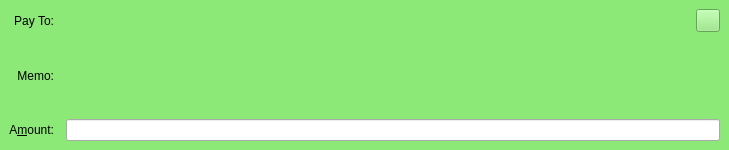
<?xml version="1.0" encoding="UTF-8"?>
<ui version="4.0">
 <class>BankCoinsEntry</class>
 <widget class="QStackedWidget" name="BankCoinsEntry">
  <property name="geometry">
   <rect>
    <x>0</x>
    <y>0</y>
    <width>729</width>
    <height>150</height>
   </rect>
  </property>
  <property name="focusPolicy">
   <enum>Qt::TabFocus</enum>
  </property>
  <property name="autoFillBackground">
   <bool>false</bool>
  </property>
  <property name="frameShape">
   <enum>QFrame::NoFrame</enum>
  </property>
  <property name="currentIndex">
   <number>2</number>
  </property>
  <widget class="QFrame" name="SendCoins">
   <property name="toolTip">
    <string>This is a normal payment.</string>
   </property>
   <property name="frameShape">
    <enum>QFrame::NoFrame</enum>
   </property>
   <property name="frameShadow">
    <enum>QFrame::Sunken</enum>
   </property>
   <layout class="QGridLayout" name="gridLayout">
    <property name="spacing">
     <number>12</number>
    </property>
    <item row="0" column="0">
     <widget class="QLabel" name="payToLabel">
      <property name="styleSheet">
       <string notr="true">color: rgb(255, 255, 255);</string>
      </property>
      <property name="text">
       <string>Pay &amp;To:</string>
      </property>
      <property name="alignment">
       <set>Qt::AlignRight|Qt::AlignTrailing|Qt::AlignVCenter</set>
      </property>
      <property name="buddy">
       <cstring>payTo</cstring>
      </property>
     </widget>
    </item>
    <item row="0" column="1">
     <layout class="QHBoxLayout" name="payToLayout">
      <property name="spacing">
       <number>0</number>
      </property>
      <item>
       <widget class="QValidatedLineEdit" name="payTo">
        <property name="toolTip">
         <string>The Bitcredits address to send the payment to</string>
        </property>
        <property name="styleSheet">
         <string notr="true">color: rgb(255, 255, 255);</string>
        </property>
       </widget>
      </item>
      <item>
       <widget class="QToolButton" name="addressBookButton">
        <property name="toolTip">
         <string>Choose previously used address</string>
        </property>
        <property name="text">
         <string/>
        </property>
        <property name="icon">
         <iconset resource="../bitcredit.qrc">
          <normaloff>:/icons/address-book</normaloff>:/icons/address-book</iconset>
        </property>
        <property name="iconSize">
         <size>
          <width>22</width>
          <height>22</height>
         </size>
        </property>
        <property name="shortcut">
         <string>Alt+A</string>
        </property>
       </widget>
      </item>
      <item>
       <widget class="QToolButton" name="pasteButton">
        <property name="toolTip">
         <string>Paste address from clipboard</string>
        </property>
        <property name="text">
         <string/>
        </property>
        <property name="icon">
         <iconset resource="../bitcredit.qrc">
          <normaloff>:/icons/editpaste</normaloff>:/icons/editpaste</iconset>
        </property>
        <property name="iconSize">
         <size>
          <width>22</width>
          <height>22</height>
         </size>
        </property>
        <property name="shortcut">
         <string>Alt+P</string>
        </property>
       </widget>
      </item>
      <item>
       <widget class="QToolButton" name="deleteButton">
        <property name="toolTip">
         <string>Remove this entry</string>
        </property>
        <property name="text">
         <string/>
        </property>
        <property name="icon">
         <iconset resource="../bitcredit.qrc">
          <normaloff>:/icons/remove</normaloff>:/icons/remove</iconset>
        </property>
        <property name="iconSize">
         <size>
          <width>22</width>
          <height>22</height>
         </size>
        </property>
       </widget>
      </item>
     </layout>
    </item>
    <item row="1" column="0">
     <widget class="QLabel" name="labellLabel">
      <property name="styleSheet">
       <string notr="true">color: rgb(255, 255, 255);</string>
      </property>
      <property name="text">
       <string>&amp;Label:</string>
      </property>
      <property name="alignment">
       <set>Qt::AlignRight|Qt::AlignTrailing|Qt::AlignVCenter</set>
      </property>
      <property name="buddy">
       <cstring>addAsLabel</cstring>
      </property>
     </widget>
    </item>
    <item row="1" column="1">
     <widget class="QLineEdit" name="addAsLabel">
      <property name="toolTip">
       <string>Enter a label for this address to add it to the list of used addresses</string>
      </property>
      <property name="styleSheet">
       <string notr="true">color: rgb(255, 255, 255);</string>
      </property>
     </widget>
    </item>
    <item row="2" column="0">
     <widget class="QLabel" name="amountLabel">
      <property name="styleSheet">
       <string notr="true">color: rgb(255, 255, 255);</string>
      </property>
      <property name="text">
       <string>A&amp;mount:</string>
      </property>
      <property name="alignment">
       <set>Qt::AlignRight|Qt::AlignTrailing|Qt::AlignVCenter</set>
      </property>
      <property name="buddy">
       <cstring>payAmount</cstring>
      </property>
     </widget>
    </item>
    <item row="2" column="1">
     <widget class="BitcreditAmountField" name="payAmount">
      <property name="styleSheet">
       <string notr="true">color: rgb(0, 0, 0);</string>
      </property>
     </widget>
    </item>
    <item row="3" column="0">
     <widget class="QLabel" name="messageLabel">
      <property name="styleSheet">
       <string notr="true">color: rgb(255, 255, 255);</string>
      </property>
      <property name="text">
       <string>Message:</string>
      </property>
      <property name="alignment">
       <set>Qt::AlignRight|Qt::AlignTrailing|Qt::AlignVCenter</set>
      </property>
     </widget>
    </item>
    <item row="3" column="1">
     <widget class="QLabel" name="messageTextLabel">
      <property name="toolTip">
       <string>A message that was attached to the bitcredit: URI which will be stored with the transaction for your reference. Note: This message will not be sent over the Bitcredit network.</string>
      </property>
      <property name="textFormat">
       <enum>Qt::PlainText</enum>
      </property>
     </widget>
    </item>
   </layout>
  </widget>
  <widget class="QFrame" name="SendCoins_InsecurePaymentRequest">
   <property name="palette">
    <palette>
     <active>
      <colorrole role="WindowText">
       <brush brushstyle="SolidPattern">
        <color alpha="255">
         <red>0</red>
         <green>0</green>
         <blue>0</blue>
        </color>
       </brush>
      </colorrole>
      <colorrole role="Button">
       <brush brushstyle="SolidPattern">
        <color alpha="255">
         <red>255</red>
         <green>255</green>
         <blue>127</blue>
        </color>
       </brush>
      </colorrole>
      <colorrole role="Light">
       <brush brushstyle="SolidPattern">
        <color alpha="255">
         <red>255</red>
         <green>255</green>
         <blue>255</blue>
        </color>
       </brush>
      </colorrole>
      <colorrole role="Midlight">
       <brush brushstyle="SolidPattern">
        <color alpha="255">
         <red>255</red>
         <green>255</green>
         <blue>191</blue>
        </color>
       </brush>
      </colorrole>
      <colorrole role="Dark">
       <brush brushstyle="SolidPattern">
        <color alpha="255">
         <red>127</red>
         <green>127</green>
         <blue>63</blue>
        </color>
       </brush>
      </colorrole>
      <colorrole role="Mid">
       <brush brushstyle="SolidPattern">
        <color alpha="255">
         <red>170</red>
         <green>170</green>
         <blue>84</blue>
        </color>
       </brush>
      </colorrole>
      <colorrole role="Text">
       <brush brushstyle="SolidPattern">
        <color alpha="255">
         <red>0</red>
         <green>0</green>
         <blue>0</blue>
        </color>
       </brush>
      </colorrole>
      <colorrole role="BrightText">
       <brush brushstyle="SolidPattern">
        <color alpha="255">
         <red>255</red>
         <green>255</green>
         <blue>255</blue>
        </color>
       </brush>
      </colorrole>
      <colorrole role="ButtonText">
       <brush brushstyle="SolidPattern">
        <color alpha="255">
         <red>0</red>
         <green>0</green>
         <blue>0</blue>
        </color>
       </brush>
      </colorrole>
      <colorrole role="Base">
       <brush brushstyle="SolidPattern">
        <color alpha="255">
         <red>255</red>
         <green>255</green>
         <blue>255</blue>
        </color>
       </brush>
      </colorrole>
      <colorrole role="Window">
       <brush brushstyle="SolidPattern">
        <color alpha="255">
         <red>255</red>
         <green>255</green>
         <blue>127</blue>
        </color>
       </brush>
      </colorrole>
      <colorrole role="Shadow">
       <brush brushstyle="SolidPattern">
        <color alpha="255">
         <red>0</red>
         <green>0</green>
         <blue>0</blue>
        </color>
       </brush>
      </colorrole>
      <colorrole role="AlternateBase">
       <brush brushstyle="SolidPattern">
        <color alpha="255">
         <red>255</red>
         <green>255</green>
         <blue>191</blue>
        </color>
       </brush>
      </colorrole>
      <colorrole role="ToolTipBase">
       <brush brushstyle="SolidPattern">
        <color alpha="255">
         <red>255</red>
         <green>255</green>
         <blue>220</blue>
        </color>
       </brush>
      </colorrole>
      <colorrole role="ToolTipText">
       <brush brushstyle="SolidPattern">
        <color alpha="255">
         <red>0</red>
         <green>0</green>
         <blue>0</blue>
        </color>
       </brush>
      </colorrole>
     </active>
     <inactive>
      <colorrole role="WindowText">
       <brush brushstyle="SolidPattern">
        <color alpha="255">
         <red>0</red>
         <green>0</green>
         <blue>0</blue>
        </color>
       </brush>
      </colorrole>
      <colorrole role="Button">
       <brush brushstyle="SolidPattern">
        <color alpha="255">
         <red>255</red>
         <green>255</green>
         <blue>127</blue>
        </color>
       </brush>
      </colorrole>
      <colorrole role="Light">
       <brush brushstyle="SolidPattern">
        <color alpha="255">
         <red>255</red>
         <green>255</green>
         <blue>255</blue>
        </color>
       </brush>
      </colorrole>
      <colorrole role="Midlight">
       <brush brushstyle="SolidPattern">
        <color alpha="255">
         <red>255</red>
         <green>255</green>
         <blue>191</blue>
        </color>
       </brush>
      </colorrole>
      <colorrole role="Dark">
       <brush brushstyle="SolidPattern">
        <color alpha="255">
         <red>127</red>
         <green>127</green>
         <blue>63</blue>
        </color>
       </brush>
      </colorrole>
      <colorrole role="Mid">
       <brush brushstyle="SolidPattern">
        <color alpha="255">
         <red>170</red>
         <green>170</green>
         <blue>84</blue>
        </color>
       </brush>
      </colorrole>
      <colorrole role="Text">
       <brush brushstyle="SolidPattern">
        <color alpha="255">
         <red>0</red>
         <green>0</green>
         <blue>0</blue>
        </color>
       </brush>
      </colorrole>
      <colorrole role="BrightText">
       <brush brushstyle="SolidPattern">
        <color alpha="255">
         <red>255</red>
         <green>255</green>
         <blue>255</blue>
        </color>
       </brush>
      </colorrole>
      <colorrole role="ButtonText">
       <brush brushstyle="SolidPattern">
        <color alpha="255">
         <red>0</red>
         <green>0</green>
         <blue>0</blue>
        </color>
       </brush>
      </colorrole>
      <colorrole role="Base">
       <brush brushstyle="SolidPattern">
        <color alpha="255">
         <red>255</red>
         <green>255</green>
         <blue>255</blue>
        </color>
       </brush>
      </colorrole>
      <colorrole role="Window">
       <brush brushstyle="SolidPattern">
        <color alpha="255">
         <red>255</red>
         <green>255</green>
         <blue>127</blue>
        </color>
       </brush>
      </colorrole>
      <colorrole role="Shadow">
       <brush brushstyle="SolidPattern">
        <color alpha="255">
         <red>0</red>
         <green>0</green>
         <blue>0</blue>
        </color>
       </brush>
      </colorrole>
      <colorrole role="AlternateBase">
       <brush brushstyle="SolidPattern">
        <color alpha="255">
         <red>255</red>
         <green>255</green>
         <blue>191</blue>
        </color>
       </brush>
      </colorrole>
      <colorrole role="ToolTipBase">
       <brush brushstyle="SolidPattern">
        <color alpha="255">
         <red>255</red>
         <green>255</green>
         <blue>220</blue>
        </color>
       </brush>
      </colorrole>
      <colorrole role="ToolTipText">
       <brush brushstyle="SolidPattern">
        <color alpha="255">
         <red>0</red>
         <green>0</green>
         <blue>0</blue>
        </color>
       </brush>
      </colorrole>
     </inactive>
     <disabled>
      <colorrole role="WindowText">
       <brush brushstyle="SolidPattern">
        <color alpha="255">
         <red>127</red>
         <green>127</green>
         <blue>63</blue>
        </color>
       </brush>
      </colorrole>
      <colorrole role="Button">
       <brush brushstyle="SolidPattern">
        <color alpha="255">
         <red>255</red>
         <green>255</green>
         <blue>127</blue>
        </color>
       </brush>
      </colorrole>
      <colorrole role="Light">
       <brush brushstyle="SolidPattern">
        <color alpha="255">
         <red>255</red>
         <green>255</green>
         <blue>255</blue>
        </color>
       </brush>
      </colorrole>
      <colorrole role="Midlight">
       <brush brushstyle="SolidPattern">
        <color alpha="255">
         <red>255</red>
         <green>255</green>
         <blue>191</blue>
        </color>
       </brush>
      </colorrole>
      <colorrole role="Dark">
       <brush brushstyle="SolidPattern">
        <color alpha="255">
         <red>127</red>
         <green>127</green>
         <blue>63</blue>
        </color>
       </brush>
      </colorrole>
      <colorrole role="Mid">
       <brush brushstyle="SolidPattern">
        <color alpha="255">
         <red>170</red>
         <green>170</green>
         <blue>84</blue>
        </color>
       </brush>
      </colorrole>
      <colorrole role="Text">
       <brush brushstyle="SolidPattern">
        <color alpha="255">
         <red>127</red>
         <green>127</green>
         <blue>63</blue>
        </color>
       </brush>
      </colorrole>
      <colorrole role="BrightText">
       <brush brushstyle="SolidPattern">
        <color alpha="255">
         <red>255</red>
         <green>255</green>
         <blue>255</blue>
        </color>
       </brush>
      </colorrole>
      <colorrole role="ButtonText">
       <brush brushstyle="SolidPattern">
        <color alpha="255">
         <red>127</red>
         <green>127</green>
         <blue>63</blue>
        </color>
       </brush>
      </colorrole>
      <colorrole role="Base">
       <brush brushstyle="SolidPattern">
        <color alpha="255">
         <red>255</red>
         <green>255</green>
         <blue>127</blue>
        </color>
       </brush>
      </colorrole>
      <colorrole role="Window">
       <brush brushstyle="SolidPattern">
        <color alpha="255">
         <red>255</red>
         <green>255</green>
         <blue>127</blue>
        </color>
       </brush>
      </colorrole>
      <colorrole role="Shadow">
       <brush brushstyle="SolidPattern">
        <color alpha="255">
         <red>0</red>
         <green>0</green>
         <blue>0</blue>
        </color>
       </brush>
      </colorrole>
      <colorrole role="AlternateBase">
       <brush brushstyle="SolidPattern">
        <color alpha="255">
         <red>255</red>
         <green>255</green>
         <blue>127</blue>
        </color>
       </brush>
      </colorrole>
      <colorrole role="ToolTipBase">
       <brush brushstyle="SolidPattern">
        <color alpha="255">
         <red>255</red>
         <green>255</green>
         <blue>220</blue>
        </color>
       </brush>
      </colorrole>
      <colorrole role="ToolTipText">
       <brush brushstyle="SolidPattern">
        <color alpha="255">
         <red>0</red>
         <green>0</green>
         <blue>0</blue>
        </color>
       </brush>
      </colorrole>
     </disabled>
    </palette>
   </property>
   <property name="toolTip">
    <string>This is an unverified payment request.</string>
   </property>
   <property name="autoFillBackground">
    <bool>true</bool>
   </property>
   <property name="frameShape">
    <enum>QFrame::NoFrame</enum>
   </property>
   <property name="frameShadow">
    <enum>QFrame::Sunken</enum>
   </property>
   <layout class="QGridLayout" name="gridLayout_is">
    <property name="spacing">
     <number>12</number>
    </property>
    <item row="0" column="0">
     <widget class="QLabel" name="payToLabel_is">
      <property name="text">
       <string>Pay To:</string>
      </property>
      <property name="alignment">
       <set>Qt::AlignRight|Qt::AlignTrailing|Qt::AlignVCenter</set>
      </property>
     </widget>
    </item>
    <item row="0" column="1">
     <layout class="QHBoxLayout" name="payToLayout_is">
      <property name="spacing">
       <number>0</number>
      </property>
      <item>
       <widget class="QLabel" name="payTo_is"/>
      </item>
      <item>
       <widget class="QToolButton" name="deleteButton_is">
        <property name="toolTip">
         <string>Remove this entry</string>
        </property>
        <property name="text">
         <string/>
        </property>
        <property name="icon">
         <iconset resource="../bitcredit.qrc">
          <normaloff>:/icons/remove</normaloff>:/icons/remove</iconset>
        </property>
       </widget>
      </item>
     </layout>
    </item>
    <item row="1" column="0">
     <widget class="QLabel" name="memoLabel_is">
      <property name="text">
       <string>Memo:</string>
      </property>
      <property name="alignment">
       <set>Qt::AlignRight|Qt::AlignTrailing|Qt::AlignVCenter</set>
      </property>
     </widget>
    </item>
    <item row="1" column="1">
     <widget class="QLabel" name="memoTextLabel_is">
      <property name="textFormat">
       <enum>Qt::PlainText</enum>
      </property>
     </widget>
    </item>
    <item row="2" column="0">
     <widget class="QLabel" name="amountLabel_is">
      <property name="text">
       <string>A&amp;mount:</string>
      </property>
      <property name="alignment">
       <set>Qt::AlignRight|Qt::AlignTrailing|Qt::AlignVCenter</set>
      </property>
      <property name="buddy">
       <cstring>payAmount_is</cstring>
      </property>
     </widget>
    </item>
    <item row="2" column="1">
     <widget class="BitcreditAmountField" name="payAmount_is">
      <property name="acceptDrops">
       <bool>false</bool>
      </property>
      <property name="styleSheet">
       <string notr="true">color: rgb(0,0, 0);</string>
      </property>
     </widget>
    </item>
   </layout>
  </widget>
  <widget class="QFrame" name="SendCoins_SecurePaymentRequest">
   <property name="palette">
    <palette>
     <active>
      <colorrole role="WindowText">
       <brush brushstyle="SolidPattern">
        <color alpha="255">
         <red>0</red>
         <green>0</green>
         <blue>0</blue>
        </color>
       </brush>
      </colorrole>
      <colorrole role="Button">
       <brush brushstyle="SolidPattern">
        <color alpha="255">
         <red>140</red>
         <green>232</green>
         <blue>119</blue>
        </color>
       </brush>
      </colorrole>
      <colorrole role="Light">
       <brush brushstyle="SolidPattern">
        <color alpha="255">
         <red>230</red>
         <green>255</green>
         <blue>224</blue>
        </color>
       </brush>
      </colorrole>
      <colorrole role="Midlight">
       <brush brushstyle="SolidPattern">
        <color alpha="255">
         <red>185</red>
         <green>243</green>
         <blue>171</blue>
        </color>
       </brush>
      </colorrole>
      <colorrole role="Dark">
       <brush brushstyle="SolidPattern">
        <color alpha="255">
         <red>70</red>
         <green>116</green>
         <blue>59</blue>
        </color>
       </brush>
      </colorrole>
      <colorrole role="Mid">
       <brush brushstyle="SolidPattern">
        <color alpha="255">
         <red>93</red>
         <green>155</green>
         <blue>79</blue>
        </color>
       </brush>
      </colorrole>
      <colorrole role="Text">
       <brush brushstyle="SolidPattern">
        <color alpha="255">
         <red>0</red>
         <green>0</green>
         <blue>0</blue>
        </color>
       </brush>
      </colorrole>
      <colorrole role="BrightText">
       <brush brushstyle="SolidPattern">
        <color alpha="255">
         <red>155</red>
         <green>255</green>
         <blue>147</blue>
        </color>
       </brush>
      </colorrole>
      <colorrole role="ButtonText">
       <brush brushstyle="SolidPattern">
        <color alpha="255">
         <red>0</red>
         <green>0</green>
         <blue>0</blue>
        </color>
       </brush>
      </colorrole>
      <colorrole role="Base">
       <brush brushstyle="SolidPattern">
        <color alpha="255">
         <red>119</red>
         <green>255</green>
         <blue>233</blue>
        </color>
       </brush>
      </colorrole>
      <colorrole role="Window">
       <brush brushstyle="SolidPattern">
        <color alpha="255">
         <red>140</red>
         <green>232</green>
         <blue>119</blue>
        </color>
       </brush>
      </colorrole>
      <colorrole role="Shadow">
       <brush brushstyle="SolidPattern">
        <color alpha="255">
         <red>0</red>
         <green>0</green>
         <blue>0</blue>
        </color>
       </brush>
      </colorrole>
      <colorrole role="AlternateBase">
       <brush brushstyle="SolidPattern">
        <color alpha="255">
         <red>197</red>
         <green>243</green>
         <blue>187</blue>
        </color>
       </brush>
      </colorrole>
      <colorrole role="NoRole">
       <brush brushstyle="SolidPattern">
        <color alpha="255">
         <red>125</red>
         <green>194</green>
         <blue>122</blue>
        </color>
       </brush>
      </colorrole>
      <colorrole role="ToolTipBase">
       <brush brushstyle="SolidPattern">
        <color alpha="255">
         <red>255</red>
         <green>255</green>
         <blue>220</blue>
        </color>
       </brush>
      </colorrole>
      <colorrole role="ToolTipText">
       <brush brushstyle="SolidPattern">
        <color alpha="255">
         <red>0</red>
         <green>0</green>
         <blue>0</blue>
        </color>
       </brush>
      </colorrole>
     </active>
     <inactive>
      <colorrole role="WindowText">
       <brush brushstyle="SolidPattern">
        <color alpha="255">
         <red>0</red>
         <green>0</green>
         <blue>0</blue>
        </color>
       </brush>
      </colorrole>
      <colorrole role="Button">
       <brush brushstyle="SolidPattern">
        <color alpha="255">
         <red>140</red>
         <green>232</green>
         <blue>119</blue>
        </color>
       </brush>
      </colorrole>
      <colorrole role="Light">
       <brush brushstyle="SolidPattern">
        <color alpha="255">
         <red>230</red>
         <green>255</green>
         <blue>224</blue>
        </color>
       </brush>
      </colorrole>
      <colorrole role="Midlight">
       <brush brushstyle="SolidPattern">
        <color alpha="255">
         <red>185</red>
         <green>243</green>
         <blue>171</blue>
        </color>
       </brush>
      </colorrole>
      <colorrole role="Dark">
       <brush brushstyle="SolidPattern">
        <color alpha="255">
         <red>70</red>
         <green>116</green>
         <blue>59</blue>
        </color>
       </brush>
      </colorrole>
      <colorrole role="Mid">
       <brush brushstyle="SolidPattern">
        <color alpha="255">
         <red>93</red>
         <green>155</green>
         <blue>79</blue>
        </color>
       </brush>
      </colorrole>
      <colorrole role="Text">
       <brush brushstyle="SolidPattern">
        <color alpha="255">
         <red>0</red>
         <green>0</green>
         <blue>0</blue>
        </color>
       </brush>
      </colorrole>
      <colorrole role="BrightText">
       <brush brushstyle="SolidPattern">
        <color alpha="255">
         <red>155</red>
         <green>255</green>
         <blue>147</blue>
        </color>
       </brush>
      </colorrole>
      <colorrole role="ButtonText">
       <brush brushstyle="SolidPattern">
        <color alpha="255">
         <red>0</red>
         <green>0</green>
         <blue>0</blue>
        </color>
       </brush>
      </colorrole>
      <colorrole role="Base">
       <brush brushstyle="SolidPattern">
        <color alpha="255">
         <red>119</red>
         <green>255</green>
         <blue>233</blue>
        </color>
       </brush>
      </colorrole>
      <colorrole role="Window">
       <brush brushstyle="SolidPattern">
        <color alpha="255">
         <red>140</red>
         <green>232</green>
         <blue>119</blue>
        </color>
       </brush>
      </colorrole>
      <colorrole role="Shadow">
       <brush brushstyle="SolidPattern">
        <color alpha="255">
         <red>0</red>
         <green>0</green>
         <blue>0</blue>
        </color>
       </brush>
      </colorrole>
      <colorrole role="AlternateBase">
       <brush brushstyle="SolidPattern">
        <color alpha="255">
         <red>197</red>
         <green>243</green>
         <blue>187</blue>
        </color>
       </brush>
      </colorrole>
      <colorrole role="NoRole">
       <brush brushstyle="SolidPattern">
        <color alpha="255">
         <red>125</red>
         <green>194</green>
         <blue>122</blue>
        </color>
       </brush>
      </colorrole>
      <colorrole role="ToolTipBase">
       <brush brushstyle="SolidPattern">
        <color alpha="255">
         <red>255</red>
         <green>255</green>
         <blue>220</blue>
        </color>
       </brush>
      </colorrole>
      <colorrole role="ToolTipText">
       <brush brushstyle="SolidPattern">
        <color alpha="255">
         <red>0</red>
         <green>0</green>
         <blue>0</blue>
        </color>
       </brush>
      </colorrole>
     </inactive>
     <disabled>
      <colorrole role="WindowText">
       <brush brushstyle="SolidPattern">
        <color alpha="255">
         <red>70</red>
         <green>116</green>
         <blue>59</blue>
        </color>
       </brush>
      </colorrole>
      <colorrole role="Button">
       <brush brushstyle="SolidPattern">
        <color alpha="255">
         <red>140</red>
         <green>232</green>
         <blue>119</blue>
        </color>
       </brush>
      </colorrole>
      <colorrole role="Light">
       <brush brushstyle="SolidPattern">
        <color alpha="255">
         <red>230</red>
         <green>255</green>
         <blue>224</blue>
        </color>
       </brush>
      </colorrole>
      <colorrole role="Midlight">
       <brush brushstyle="SolidPattern">
        <color alpha="255">
         <red>185</red>
         <green>243</green>
         <blue>171</blue>
        </color>
       </brush>
      </colorrole>
      <colorrole role="Dark">
       <brush brushstyle="SolidPattern">
        <color alpha="255">
         <red>70</red>
         <green>116</green>
         <blue>59</blue>
        </color>
       </brush>
      </colorrole>
      <colorrole role="Mid">
       <brush brushstyle="SolidPattern">
        <color alpha="255">
         <red>93</red>
         <green>155</green>
         <blue>79</blue>
        </color>
       </brush>
      </colorrole>
      <colorrole role="Text">
       <brush brushstyle="SolidPattern">
        <color alpha="255">
         <red>70</red>
         <green>116</green>
         <blue>59</blue>
        </color>
       </brush>
      </colorrole>
      <colorrole role="BrightText">
       <brush brushstyle="SolidPattern">
        <color alpha="255">
         <red>155</red>
         <green>255</green>
         <blue>147</blue>
        </color>
       </brush>
      </colorrole>
      <colorrole role="ButtonText">
       <brush brushstyle="SolidPattern">
        <color alpha="255">
         <red>70</red>
         <green>116</green>
         <blue>59</blue>
        </color>
       </brush>
      </colorrole>
      <colorrole role="Base">
       <brush brushstyle="SolidPattern">
        <color alpha="255">
         <red>140</red>
         <green>232</green>
         <blue>119</blue>
        </color>
       </brush>
      </colorrole>
      <colorrole role="Window">
       <brush brushstyle="SolidPattern">
        <color alpha="255">
         <red>140</red>
         <green>232</green>
         <blue>119</blue>
        </color>
       </brush>
      </colorrole>
      <colorrole role="Shadow">
       <brush brushstyle="SolidPattern">
        <color alpha="255">
         <red>0</red>
         <green>0</green>
         <blue>0</blue>
        </color>
       </brush>
      </colorrole>
      <colorrole role="AlternateBase">
       <brush brushstyle="SolidPattern">
        <color alpha="255">
         <red>140</red>
         <green>232</green>
         <blue>119</blue>
        </color>
       </brush>
      </colorrole>
      <colorrole role="NoRole">
       <brush brushstyle="SolidPattern">
        <color alpha="255">
         <red>125</red>
         <green>194</green>
         <blue>122</blue>
        </color>
       </brush>
      </colorrole>
      <colorrole role="ToolTipBase">
       <brush brushstyle="SolidPattern">
        <color alpha="255">
         <red>255</red>
         <green>255</green>
         <blue>220</blue>
        </color>
       </brush>
      </colorrole>
      <colorrole role="ToolTipText">
       <brush brushstyle="SolidPattern">
        <color alpha="255">
         <red>0</red>
         <green>0</green>
         <blue>0</blue>
        </color>
       </brush>
      </colorrole>
     </disabled>
    </palette>
   </property>
   <property name="toolTip">
    <string>This is a verified payment request.</string>
   </property>
   <property name="autoFillBackground">
    <bool>true</bool>
   </property>
   <property name="frameShape">
    <enum>QFrame::NoFrame</enum>
   </property>
   <property name="frameShadow">
    <enum>QFrame::Sunken</enum>
   </property>
   <layout class="QGridLayout" name="gridLayout_s">
    <property name="spacing">
     <number>12</number>
    </property>
    <item row="0" column="0">
     <widget class="QLabel" name="payToLabel_s">
      <property name="text">
       <string>Pay To:</string>
      </property>
      <property name="alignment">
       <set>Qt::AlignRight|Qt::AlignTrailing|Qt::AlignVCenter</set>
      </property>
     </widget>
    </item>
    <item row="0" column="1">
     <layout class="QHBoxLayout" name="payToLayout_s">
      <property name="spacing">
       <number>0</number>
      </property>
      <item>
       <widget class="QLabel" name="payTo_s">
        <property name="textFormat">
         <enum>Qt::PlainText</enum>
        </property>
       </widget>
      </item>
      <item>
       <widget class="QToolButton" name="deleteButton_s">
        <property name="toolTip">
         <string>Remove this entry</string>
        </property>
        <property name="text">
         <string/>
        </property>
        <property name="icon">
         <iconset resource="../bitcredit.qrc">
          <normaloff>:/icons/remove</normaloff>:/icons/remove</iconset>
        </property>
       </widget>
      </item>
     </layout>
    </item>
    <item row="1" column="0">
     <widget class="QLabel" name="memoLabel_s">
      <property name="text">
       <string>Memo:</string>
      </property>
      <property name="alignment">
       <set>Qt::AlignRight|Qt::AlignTrailing|Qt::AlignVCenter</set>
      </property>
     </widget>
    </item>
    <item row="1" column="1">
     <widget class="QLabel" name="memoTextLabel_s">
      <property name="textFormat">
       <enum>Qt::PlainText</enum>
      </property>
     </widget>
    </item>
    <item row="2" column="0">
     <widget class="QLabel" name="amountLabel_s">
      <property name="text">
       <string>A&amp;mount:</string>
      </property>
      <property name="alignment">
       <set>Qt::AlignRight|Qt::AlignTrailing|Qt::AlignVCenter</set>
      </property>
      <property name="buddy">
       <cstring>payAmount_s</cstring>
      </property>
     </widget>
    </item>
    <item row="2" column="1">
     <widget class="BitcreditAmountField" name="payAmount_s">
      <property name="acceptDrops">
       <bool>false</bool>
      </property>
      <property name="styleSheet">
       <string notr="true">color: rgb(0,0, 0);</string>
      </property>
     </widget>
    </item>
   </layout>
  </widget>
 </widget>
 <customwidgets>
  <customwidget>
   <class>QValidatedLineEdit</class>
   <extends>QLineEdit</extends>
   <header>qvalidatedlineedit.h</header>
  </customwidget>
  <customwidget>
   <class>BitcreditAmountField</class>
   <extends>QLineEdit</extends>
   <header>bitcreditamountfield.h</header>
  </customwidget>
 </customwidgets>
 <tabstops>
  <tabstop>payTo</tabstop>
  <tabstop>addressBookButton</tabstop>
  <tabstop>pasteButton</tabstop>
  <tabstop>deleteButton</tabstop>
  <tabstop>addAsLabel</tabstop>
  <tabstop>payAmount</tabstop>
  <tabstop>payAmount_is</tabstop>
  <tabstop>deleteButton_is</tabstop>
  <tabstop>payAmount_s</tabstop>
  <tabstop>deleteButton_s</tabstop>
 </tabstops>
 <resources>
  <include location="../bitcredit.qrc"/>
 </resources>
 <connections/>
</ui>
